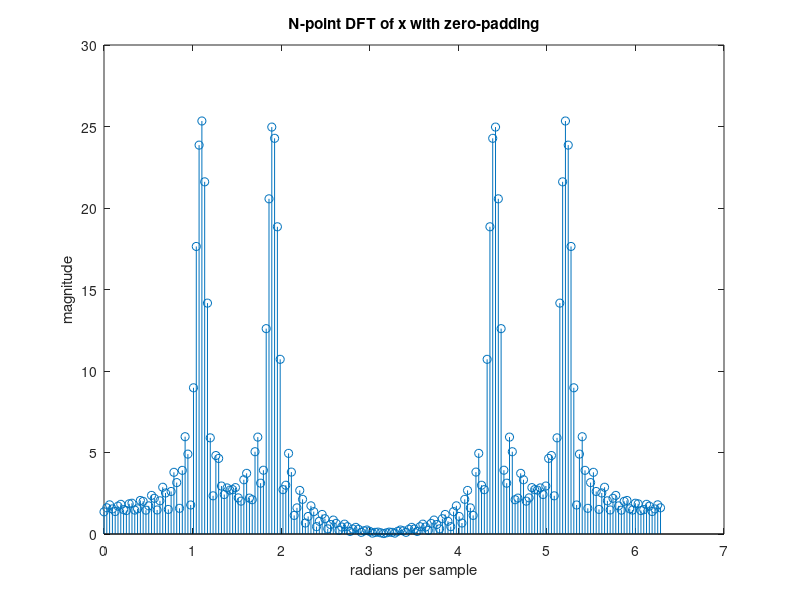
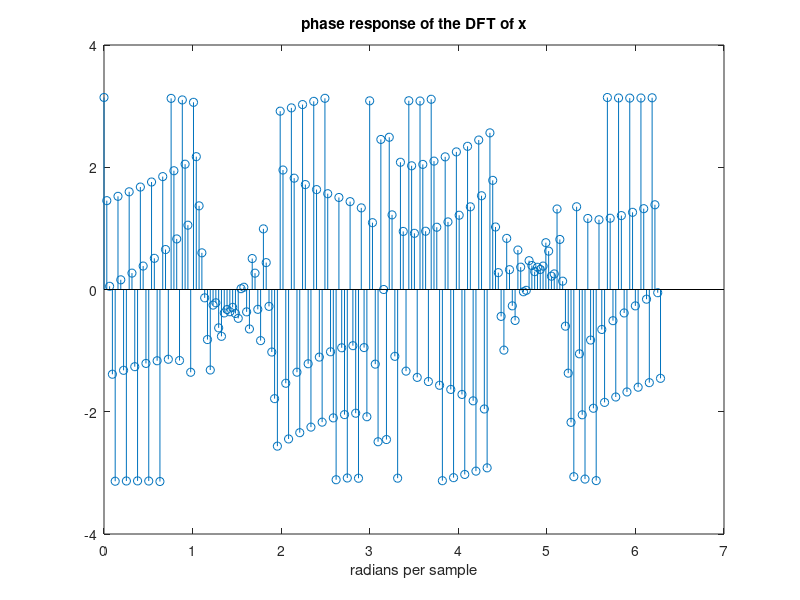
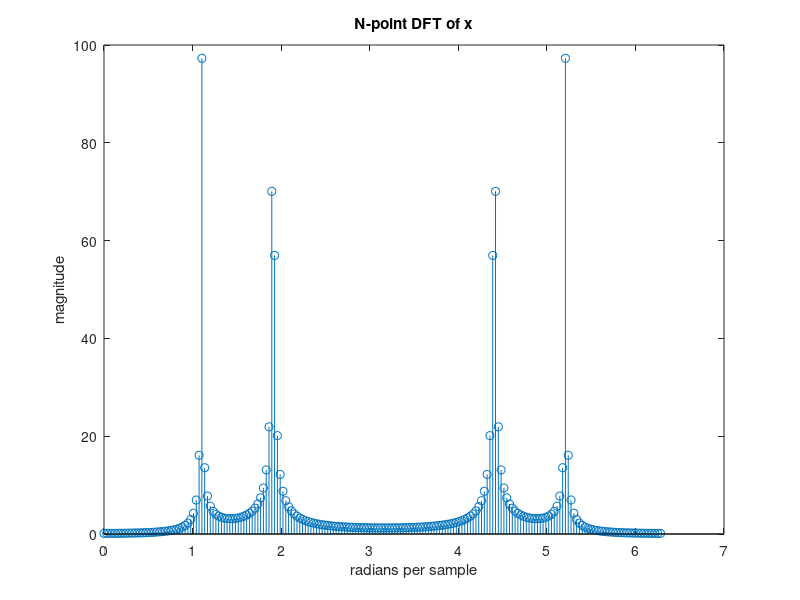
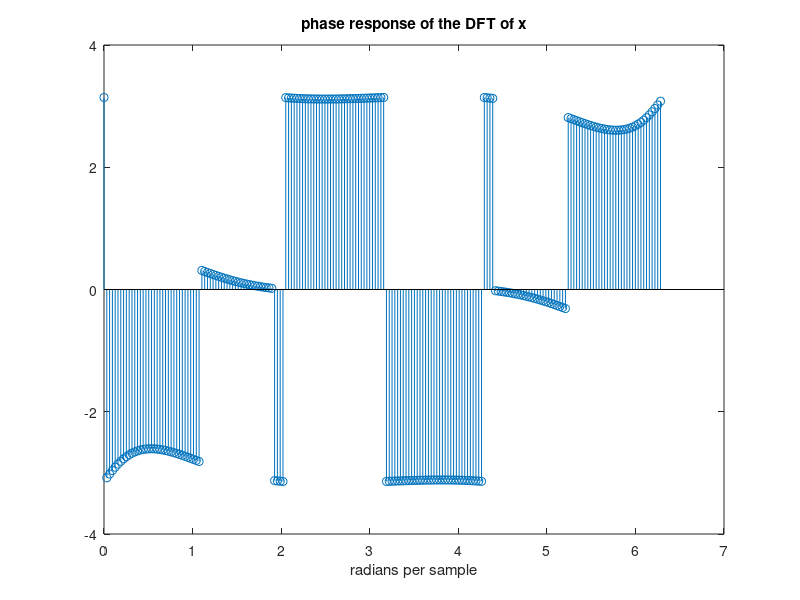

These figures' MATLAB source, in order:
%%Computing the DFT of a Sinusoid Part 1 

N = 50;
zero_pad = 150; 
n = 0:N-1; 

x = [cos((1394/4000)*pi*n + pi/4) + sin((2418/4000)*pi*n + pi/18), zeros(1,zero_pad)];

fft_x = abs(fft(x,N+zero_pad)); 
deg = linspace(0,2*pi,N+zero_pad);  

phase = angle(fft(x,N+zero_pad)); 

figure 
stem(deg,fft_x)
title('N-point DFT of x with zero-padding')
xlabel('radians per sample') 
ylabel('magnitude')

figure
stem(deg,phase)
title('phase response of the DFT of x')
xlabel('radians per sample')


%% Computing the DFT of a Sinusoid Part 2
N = 200;
n = 0:N-1; 

x = cos((1394/4000)*pi*n + pi/4) + sin((2418/4000)*pi*n + pi/18);

fft_x = abs(fft(x,N)); 
deg = linspace(0,2*pi,N);  

phase = angle(fft(x,N)); 

figure 
stem(deg,fft_x)
title('N-point DFT of x')
xlabel('radians per sample') 
ylabel('magnitude')

figure
stem(deg,phase)
title('phase response of the DFT of x')
xlabel('radians per sample')

%% Direct Approach 
rootsOfUnity = [zeros(1000,1000)]; 


for a = 0:999 
    for b = 0:999
        rootsOfUnity(a+1,b+1) = exp(-1i*2*pi*(a*b)/1000); 
    end 
end   


n = 0:999; 
x = (cos((1394/4000)*pi*n + pi/4) + sin((2418/4000)*pi*n + pi/18))';

tic()
X = abs(rootsOfUnity*x);  
phase = angle(rootsOfUnity*x);
toc()  

deg = linspace(0,2*pi,1000);  

figure 
stem(deg,X) 
title('1000-point DFT via Direct Approach') 
xlabel('radians per sample') 
ylabel('magnitude') 

figure 
stem(deg,phase)
title('phase response of X')
xlabel('radians per sample')
ylabel('phase')

%% Divide-and-Conquer 

N = 1000; 

L = 50; 
M = 20; 

n = 0:N-1; 
x = cos((1394/4000)*pi*n + pi/4) + sin((2418/4000)*pi*n + pi/18); 
y = reshape(x,L,M);  

deg = linspace(0,2*pi,N); 

W_mq = zeros(M,M);
for a = 0:M-1
    for b = 0:M-1
        W_mq(a+1,b+1) = exp(-1i*2*pi*(a*b)/M);
    end
end 

W_lq = zeros(L,M);
for a = 0:L-1
    for b = 0:M-1
        W_lq(a+1,b+1) = exp(-1i*2*pi*(a*b)/(L*M));
    end
end

W_lp = zeros(L,L);
for a = 0:L-1
    for b = 0:L-1
        W_lp(a+1,b+1) = exp(-1i*2*pi*(a*b)/L);
    end
end

tic()
DFT = W_lp*((y*W_mq).*W_lq);  
final_DFT = reshape(DFT',N,1); 
toc()

phase = reshape(angle(DFT)',N,1); 

figure 
stem(deg,abs(final_DFT))
title('1000-point DFT via Divide-and-Conquer')
xlabel('radians per sample') 
ylabel('magnitude')

figure
stem(deg,phase)
title('phase response of X')
xlabel('radians per sample')








